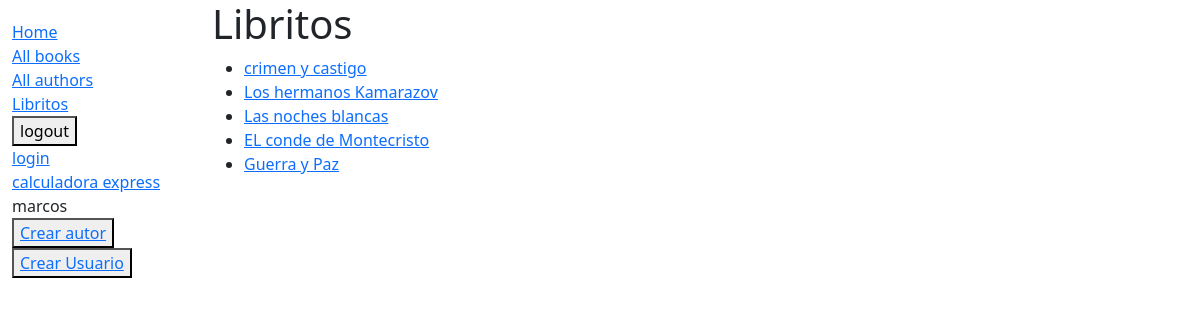
The app's page /catalog/libritos/ (signed in) with its own data.
### catalog/models.py (models this page shows, shortened)
class Book(models.Model):
    title = models.CharField(max_length=200)
    lenguaje  = models.ForeignKey('Lenguaje', on_delete=models.CASCADE,null=True)
    author = models.ForeignKey('Author', on_delete=models.SET_NULL, null=True)
    summary = models.TextField(max_length=1000, help_text="Ingrese una breve descripción del libro")
    isbn = models.CharField('ISBN',max_length=13, help_text='13 Caracteres <a href="https://www.isbn-international.org/content/what-isbn">ISBN number</a>')
    genre = models.ManyToManyField(Genre, help_text="Seleccione un genero para este libro")
    def get_absolute_url(self):
        return reverse('book-detail', args=[str(self.id)])
    def display_genre(self):
        """Create a string for the Genre. This is required to display genre in Admin."""
        return ', '.join(genre.name for genre in self.genre.all()[:3])
    display_genre.short_description = 'Genre'

### catalog/views.py (the view)
# urls.py: path('libritos/', views.ListarLibros,name="ListarLibros"),
def ListarLibros(request):
    numLibros =  Book.objects.all()
    context = {
	'numlibros':numLibros
    }
    return render(request,'libros.html' , context)

### catalog/templates/libros.html
{% extends "base_generic.html" %}
{% block content %}
  <h1>Libritos</h1>
  {% if  numlibros%}
  <ul>
    {% for book in numlibros %}
    <li>
      <a href="{{ book.get_absolute_url }} ">{{ book.title }}</a>
    </li>
    {% endfor %}
  </ul>
  {% else %}
    <p>No hay libros en la biblioteca.</p>
  {% endif %}
{% endblock %}

### catalog/templates/base_generic.html (shortened to what this page needs)
<!doctype html>
<html lang="en">
  <head>
    <link href="https://cdn.jsdelivr.net/npm/bootstrap@5.3.3/dist/css/bootstrap.min.css"
      rel="stylesheet"
>
    {% load static %}
    <link rel="stylesheet" href="{% static 'css/styles.css' %}" />
  </head>
  <body>
    <div class="container-fluid">
      <div class="row">
        <div class="col-sm-2">
          {% block sidebar %}
            <ul class="sidebar-nav">
              <li><a href="{% url 'index' %}">Home</a></li>
              <li><a href="">All books</a></li>
              <li><a href="{% url 'autores' %}">All authors</a></li>
              <li><a href="/catalog/libritos">Libritos</a></li>
              <form method="post" action="{% url 'logout' %}">
                <button type="submit">logout</button>
              </form>
              <li><a href="{%url 'login'%}">login</a></li>
              <li><a href="{% url 'calculadora'%}">calculadora express</a></li>
              <li>{{ user }}</li>
              <li><button><a href="{% url 'crearAutor'%}">Crear autor</a></button></li>
              <li><button><a href="{% url 'author-create'%}">Crear Usuario</a></button></li>
            </ul>
          {% endblock %}
        </div>
        <div class="col-sm-10 ">{% block content %}{% endblock %}</div>
      </div>
    </div>
  </body>
</html>

### catalog/static/css/styles.css (style rules this page uses)
.sidebar-nav { margin-top: 20px; padding: 0; list-style: none; }

### records on screen
Book: title "crimen y castigo"
Book: title "Los hermanos Kamarazov"
Book: title "Las noches blancas"
Book: title "EL conde de Montecristo"
Book: title "Guerra y Paz"

### other values on screen
{{ user }} "marcos"
